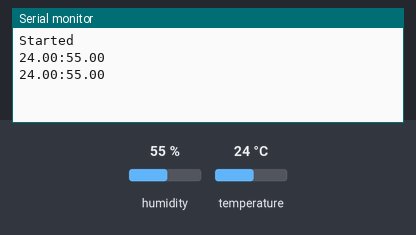
This sketch was run on a simulated Arduino Nano 33 BLE. Shown: the last lines printed to the serial monitor. The inputs (shaded band) are chosen by the test bench; at power-on: humidity 55 %, temperature 24 °C.

Above: at 10.8 s.
10.9 s: humidity set to 22 %
At 20.7 s:
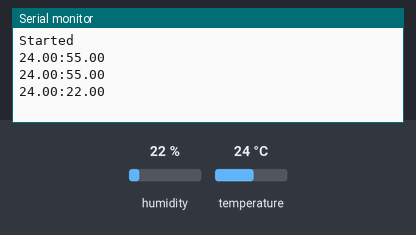
20.9 s: temperature set to 12 °C
At 30.7 s:
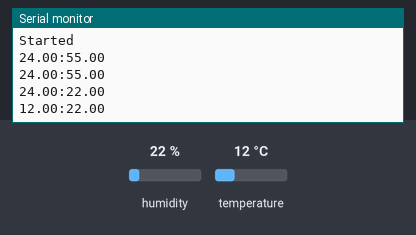
30.9 s: humidity set to 40 %
At 41.5 s:
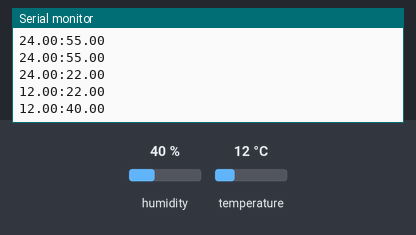
Timing chart, 0 to 43.0 s (numbered marks = the images above; inputs shaded):
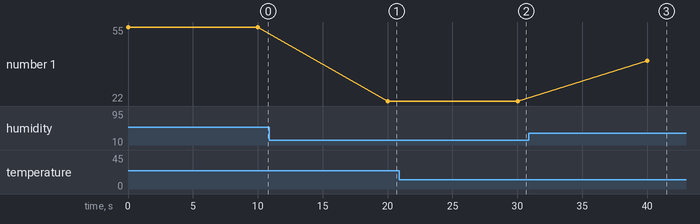

The sketch:

3.1_SendEnvData.ino
```cpp
// Simple sketch to send temperature and humidity

#include <Arduino_HTS221.h>

void setup() {
  Serial.begin(9600);
  while (!Serial);
  Serial.println("Started");


  if (!HTS.begin()) {
    Serial.println("Failed to initialize humidity temperature sensor!");
    while (1);
  }
}

void loop() {
  // read all the sensor values
  float temperature = HTS.readTemperature();
  float humidity    = HTS.readHumidity();

  Serial.print(temperature);
  Serial.print(':');
  Serial.println(humidity);

  // wait 10 second to print again
  delay(10000);
}
```

Measured:
- after the input at 10.9 s, the serial monitor: prints a new line after 9.1 s (image 1)
- after the input at 20.9 s, the serial monitor: prints a new line after 9.1 s (image 2)
- after the input at 30.9 s, the serial monitor: prints a new line after 9.1 s (image 3)
- plotted number 1: 55 → 22 after the input at 10.9 s, 22 → 40 after the input at 30.9 s
